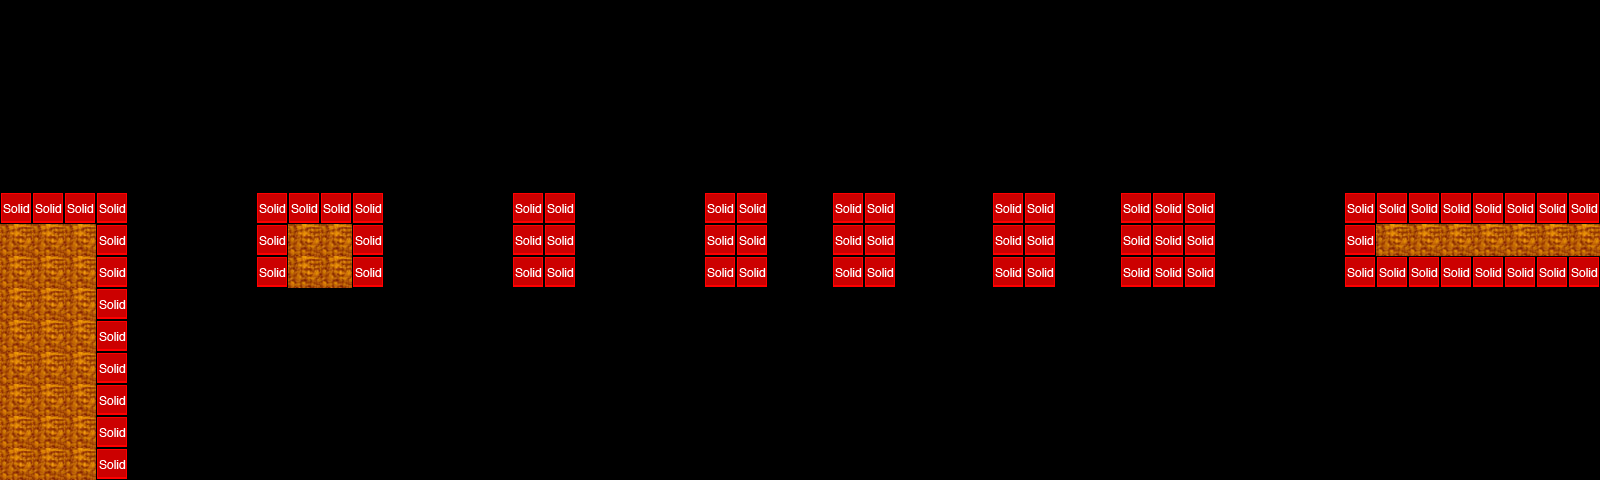

A level layout from a 2D game, rendered from its tile map. Below: a short description, then the map file with tile-grid data replaced by summaries:
An orthogonal 50x15 tile map with 32x32 px tiles, 2 tile layers (tiles, collision), 2 tilesets and 9 objects (6x EnemyEntity, 2x me.LevelEntity, mainPlayer).

<map version="1.0" orientation="orthogonal" width="50" height="15" tilewidth="32" tileheight="32">
 <properties>
  <property name="background_color" value="#000000" />
 </properties>
 <tileset firstgid="1" name="floor" tilewidth="32" tileheight="32">
  <image source="tiles/floor.png" width="32" height="32" />
 </tileset>
 <tileset firstgid="2" name="metatiles32x32" tilewidth="32" tileheight="32">
  <image source="tiles/metatiles32x32.png" width="160" height="32" />
  <tile id="0">
   <properties>
    <property name="type" value="solid" />
   </properties>
  </tile>
 </tileset>
 <objectgroup name="entities" width="50" height="15">
  <object name="mainPlayer" x="4" y="158" width="29" height="24">
   <properties>
    <property name="image" value="tank" />
    <property name="spritewidth" value="64" />
   </properties>
  </object>
  <object name="me.LevelEntity" x="132" y="444" width="1464" height="33">
   <properties>
    <property name="to" value="map04" />
   </properties>
  </object>
  <object name="me.LevelEntity" x="1540" y="123" width="64" height="64">
   <properties>
    <property name="duration" value="15" />
    <property name="fade" value="#FFFFFF" />
    <property name="to" value="map05" />
   </properties>
  </object>
  <object name="EnemyEntity" x="256" y="163" width="124" height="28" />
  <object name="EnemyEntity" x="516" y="164" width="55" height="28" />
  <object name="EnemyEntity" x="707" y="163" width="55" height="28" />
  <object name="EnemyEntity" x="835" y="162" width="55" height="28" />
  <object name="EnemyEntity" x="993" y="163" width="55" height="28" />
  <object name="EnemyEntity" x="1121" y="163" width="93" height="28" />
 </objectgroup>
 <layer name="tiles" width="50" height="15">
  <data>[750 cells, 105 non-empty, 1 distinct tile ids]</data>
 </layer>
 <layer name="collision" width="50" height="15">
  <data>[750 cells, 70 non-empty, 1 distinct tile ids]</data>
 </layer>
</map>
